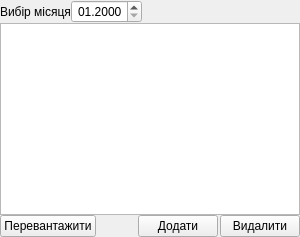
  <widget class="QDockWidget" name="dockWidget_narahPereved">
   <property name="features">
    <set>QDockWidget::DockWidgetFloatable|QDockWidget::DockWidgetMovable</set>
   </property>
   <attribute name="dockWidgetArea">
    <number>2</number>
   </attribute>
   <widget class="QWidget" name="dockWidgetContents_13">
    <layout class="QVBoxLayout" name="verticalLayout_10">
     <property name="spacing">
      <number>0</number>
     </property>
     <property name="margin">
      <number>0</number>
     </property>
     <item>
      <layout class="QHBoxLayout" name="horizontalLayout_7">
       <item>
        <widget class="QLabel" name="label_narahPereved_Filter">
         <property name="text">
          <string>Вибір місяця</string>
         </property>
        </widget>
       </item>
       <item>
        <widget class="QDateEdit" name="dateEdit_narahPereved_Filter">
         <property name="alignment">
          <set>Qt::AlignRight|Qt::AlignTrailing|Qt::AlignVCenter</set>
         </property>
         <property name="maximumDateTime">
          <datetime>
           <hour>23</hour>
           <minute>59</minute>
           <second>59</second>
           <year>2100</year>
           <month>12</month>
           <day>31</day>
          </datetime>
         </property>
         <property name="minimumDateTime">
          <datetime>
           <hour>0</hour>
           <minute>0</minute>
           <second>0</second>
           <year>2000</year>
           <month>1</month>
           <day>1</day>
          </datetime>
         </property>
         <property name="displayFormat">
          <string>MM.yyyy</string>
         </property>
        </widget>
       </item>
       <item>
        <spacer name="horizontalSpacer_6">
         <property name="orientation">
          <enum>Qt::Horizontal</enum>
         </property>
         <property name="sizeHint" stdset="0">
          <size>
           <width>40</width>
           <height>20</height>
          </size>
         </property>
        </spacer>
       </item>
      </layout>
     </item>
     <item>
      <widget class="QTableWidget" name="tableWidget_narahPereved"/>
     </item>
     <item>
      <layout class="QHBoxLayout" name="horizontalLayout_8">
       <property name="spacing">
        <number>2</number>
       </property>
       <item>
        <widget class="QPushButton" name="pushButton_narahPereved_reload">
         <property name="text">
          <string>Перевантажити</string>
         </property>
         <property name="icon">
          <iconset resource="tke/tke_rc">
           <normaloff>:/pictures/pictures/redeal.png</normaloff>:/pictures/pictures/redeal.png</iconset>
         </property>
         <property name="iconSize">
          <size>
           <width>12</width>
           <height>12</height>
          </size>
         </property>
        </widget>
       </item>
       <item>
        <spacer name="horizontalSpacer_7">
         <property name="orientation">
          <enum>Qt::Horizontal</enum>
         </property>
         <property name="sizeHint" stdset="0">
          <size>
           <width>40</width>
           <height>20</height>
          </size>
         </property>
        </spacer>
       </item>
       <item>
        <widget class="QPushButton" name="pushButton_narahPereved_addString">
         <property name="text">
          <string>Додати</string>
         </property>
         <property name="icon">
          <iconset resource="tke/tke_rc">
           <normaloff>:/pictures/pictures/greplus.png</normaloff>:/pictures/pictures/greplus.png</iconset>
         </property>
         <property name="iconSize">
          <size>
           <width>12</width>
           <height>12</height>
          </size>
         </property>
        </widget>
       </item>
       <item>
        <widget class="QPushButton" name="pushButton_narahPereved_delString">
         <property name="text">
          <string>Видалити</string>
         </property>
         <property name="icon">
          <iconset resource="tke/tke_rc">
           <normaloff>:/pictures/pictures/redminus.png</normaloff>:/pictures/pictures/redminus.png</iconset>
         </property>
         <property name="iconSize">
          <size>
           <width>12</width>
           <height>12</height>
          </size>
         </property>
        </widget>
       </item>
      </layout>
     </item>
    </layout>
   </widget>
  </widget>
